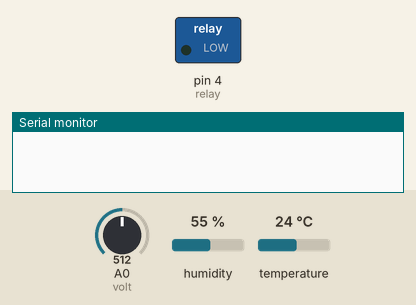
Bench run of a sketch on a simulated Arduino Uno, built with avr-gcc and run on an emulated ATmega328P. Shown: switched loads named in the sketch (green lamp = pin HIGH), the last lines printed to the serial monitor. Inputs (shaded band) come from the test bench; at power-on: A0 (volt) = 512, humidity 55 %, temperature 24 °C.

Above: at 0.1 s.
At 2.1 s:
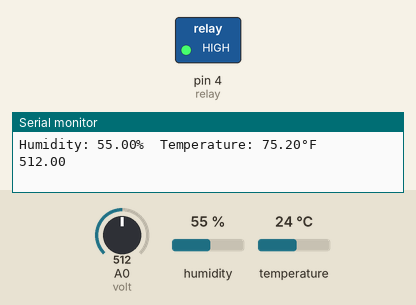
Timing chart, 0 to 3.6 s (numbered marks = the images above):
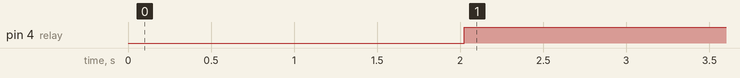

The sketch:

automatic_fan_blower.ino
```cpp
#include <DHT.h>

#define DHTPIN 2       // Pin to which the DHT11 sensor is connected
#define DHTTYPE DHT11  // DHT sensor type

DHT dht(DHTPIN, DHTTYPE);
float fahr;
int relay=4;
float volt=A0; //your a befkoof
float voltage;

void setup() {
  Serial.begin(9600);  // Initialize serial communication
  dht.begin();         // Initialize DHT sensor
 pinMode(relay,OUTPUT);
 pinMode(volt, INPUT);
}

void loop() {
  delay(2000);  // Delay between readings

  float humidity = dht.readHumidity();     // Read humidity value
  float temperature = dht.readTemperature();  // Read temperature value in Celsius
  fahr= temperature*1.8+32;
  // Check if any reads failed
  if (isnan(humidity) || isnan(temperature)) {
    Serial.println("Failed to read from DHT sensor!");
    return;

  }

  // Print temperature and humidity values
  Serial.print("Humidity: ");
  Serial.print(humidity);
  Serial.print("%\t");
  Serial.print("Temperature: ");
  Serial.print(fahr);
  Serial.println("°F");

 if (humidity<35){
digitalWrite(relay,LOW);

 }

 if(humidity>35){
digitalWrite(relay,HIGH);
 }
    voltage=analogRead(volt);
    Serial.println(voltage);

}
```

Measured:
- by itself, pin 4 (relay): LOW → HIGH at 2.0 s
